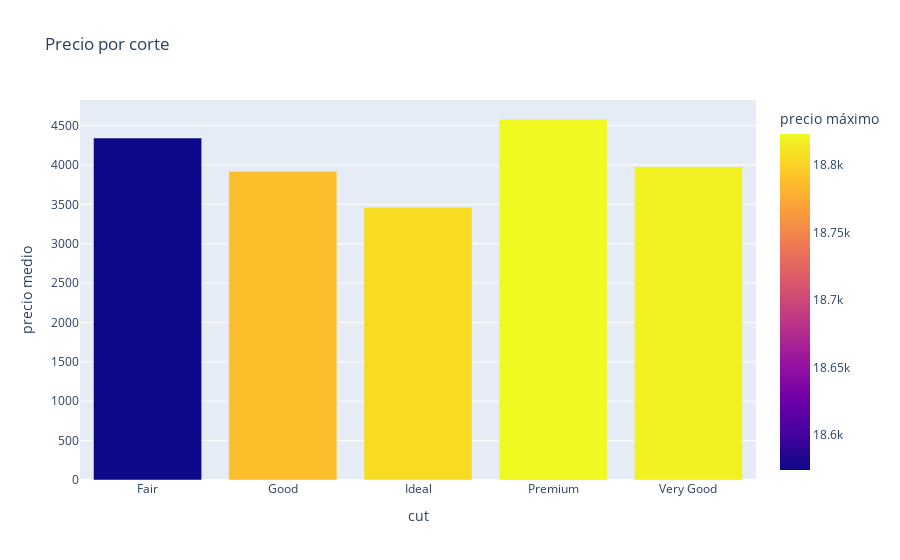

The cell this chart's notebook holds for it:
### Code cell
px.bar(df_cut, x="cut", y="mean", color="max", title= "Precio por corte", 
       labels={"mean": "precio medio", "max": "precio máximo"})

### Figure 1 — Plotly figure (JSON) as saved in the notebook; plotly's stock layout.template omitted (floating-point values rounded to 4 significant figures)
{"data": [{"alignmentgroup": "True", "hovertemplate": "cut=%{x}<br>precio medio=%{y}<br>precio máximo=%{marker.color}<extra></extra>", "legendgroup": "", "marker": {"color": [18574, 18788, 18806, 18823, 18818], "coloraxis": "coloraxis", "pattern": {"shape": ""}}, "name": "", "offsetgroup": "", "orientation": "v", "showlegend": false, "textposition": "auto", "type": "bar", "x": ["Fair", "Good", "Ideal", "Premium", "Very Good"], "xaxis": "x", "y": [4342.0, 3919.0, 3463.0, 4584.0, 3978.0], "yaxis": "y"}], "layout": {"barmode": "relative", "coloraxis": {"colorbar": {"title": {"text": "precio máximo"}}, "colorscale": [[0, "#0d0887"], [0.1111, "#46039f"], [0.2222, "#7201a8"], [0.3333, "#9c179e"], [0.4444, "#bd3786"], [0.5556, "#d8576b"], [0.6667, "#ed7953"], [0.7778, "#fb9f3a"], [0.8889, "#fdca26"], [1, "#f0f921"]]}, "legend": {"tracegroupgap": 0}, "title": {"text": "Precio por corte"}, "xaxis": {"anchor": "y", "domain": [0, 1], "title": {"text": "cut"}}, "yaxis": {"anchor": "x", "domain": [0, 1], "title": {"text": "precio medio"}}}}
